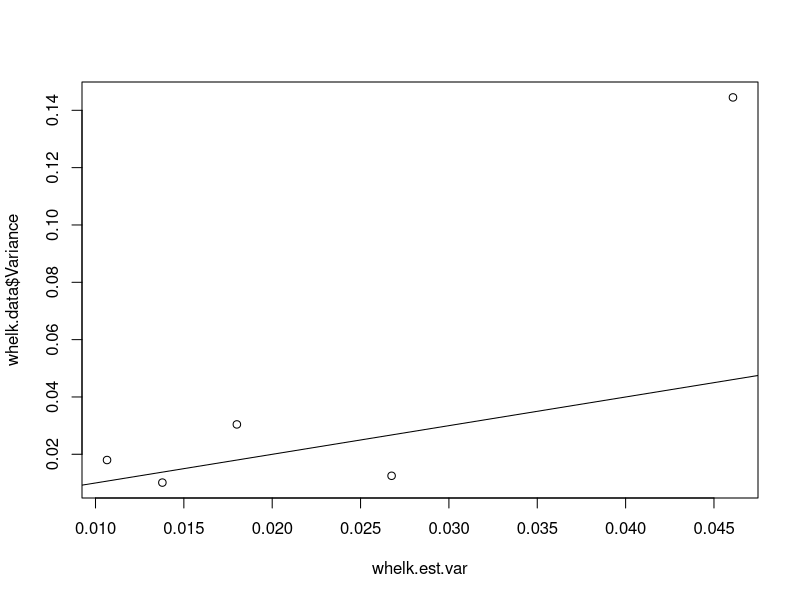

Write R code to recreate this figure.
### get data from Murdoch1969Thais

### set working directory

setwd('/media/kyle/KEC_External/Documents/Data/SwitchingAndIndVar/DataFromGraphs/')

### load libraries

library(dplyr)

### load data

whelk.data <- read.csv('Murdoch1969Thais.csv')

### Relative pref. of whelk -- 0.92

### calculate variance

### variance is (SE * sqrt(n))^2. n here is 5

whelk.data$Variance <- (whelk.data$StandardError * sqrt(5))^2

### maximum variance occurs lowest observed relative abundance. Spline would say maximum variance
### should occur at zero. Use the lowest observed relative abundance as the observed 
### maximum variation.

### now try to estimate the magnitude of variance

### first calculate p

calcp <- function(rel.pref, rel.density) {
  rel.pref*rel.density/(rel.pref*rel.density + ((1 - rel.pref) * (1 - rel.density)))
}

whelk.p <- calcp(rel.pref = 0.9, rel.density = whelk.data$RelativeDensity)

### calculate variance 

### variance = p(1-p)/n. n here is 5 from functional response.

whelk.est.var <- whelk.p*(1-whelk.p)/5

plot(x = whelk.est.var, y = whelk.data$Variance)
abline(a = 0, b = 1)

### calculate confidence intervals for the variance estimates

GenCI <- function(p.vec, n.samples, n.events, n.sim) {
  
  quant.data <- matrix(nrow = length(p.vec), ncol = 3)
  
  for(j in 1:length(p.vec)){
    mat <- matrix(nrow = n.sim, ncol = n.samples)
    for(i in 1:n.sim){
      mat[i,] <- rbinom(n = n.samples, size = n.events, prob = p.vec[j])
    }
    prop.mat <- mat/n.events
    var.vec <- apply(prop.mat, 1, var)
    quant.data[j, ] <- c(p.vec[j], quantile(var.vec, probs = c(0.025, 0.975)))
  }
  quant.data
}

GenCI(p.vec = whelk.p, n.samples = 5, n.events = 5, n.sim = 10000)




















































